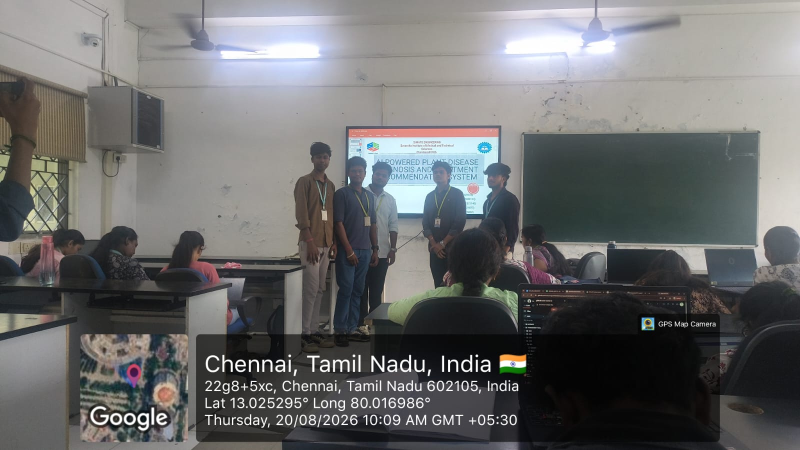
#> input picture capstone-NLP/WhatsApp Image 2026-08-22 at 2.02.30 PM.jpeg, 1600 x 900 px, given in place of CVEXP6EXAMPLE.mp4, which was not available (shown at 1/2 size)
$ python 'CVEXP6 (1).PY'
#> lines starting #> are read from the running program, lines starting #| are printed output that depends on the picture; pictures that were not available may be replaced by others from this repository, and a replacement may not be noted
import cv2

# Open video file (replace with 0 for webcam)
cap = cv2.VideoCapture(r"C:\Users\gunal\Downloads\CVEXP6EXAMPLE.mp4")
# cap = cv2.VideoCapture(0)   # Uncomment to use webcam

while True:
    ret, frame = cap.read()
#> frame is the input picture: shape (900, 1600, 3); mean B, G, R 108.2, 108.1, 107.5

    if not ret:
        break

    # 1. Resize the frame
    frame = cv2.resize(frame, (640, 480))
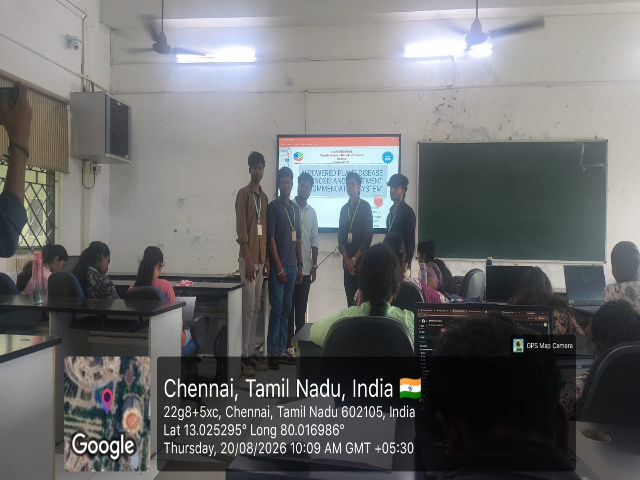
#> frame: shape (480, 640, 3); mean B, G, R 108.2, 108, 107.5

    # 2. Convert to Grayscale
    gray = cv2.cvtColor(frame, cv2.COLOR_BGR2GRAY)
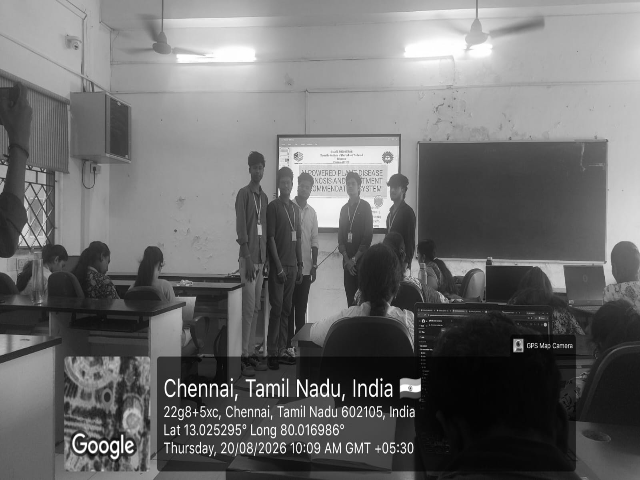
#> gray: shape (480, 640); min 1, max 255, mean 107.9

    # 3. Remove Noise using Gaussian Blur
    blur = cv2.GaussianBlur(gray, (5, 5), 0)

    # 4. Edge Detection
    edges = cv2.Canny(blur, 100, 200)
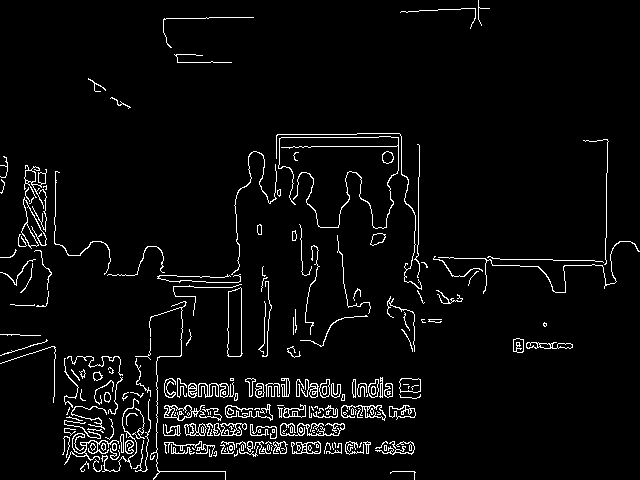
#> edges: shape (480, 640); 4.2% white in thin lines or dots

    # 5. Display Results
    cv2.imshow("Original Video", frame)
    cv2.imshow("Grayscale", gray)
    cv2.imshow("Blur", blur)
    cv2.imshow("Edges", edges)

    # Press 'q' to quit
    if cv2.waitKey(25) & 0xFF == ord('q'):
#> (key q is pressed here)
        break

# Release resources
cap.release()
cv2.destroyAllWindows()
